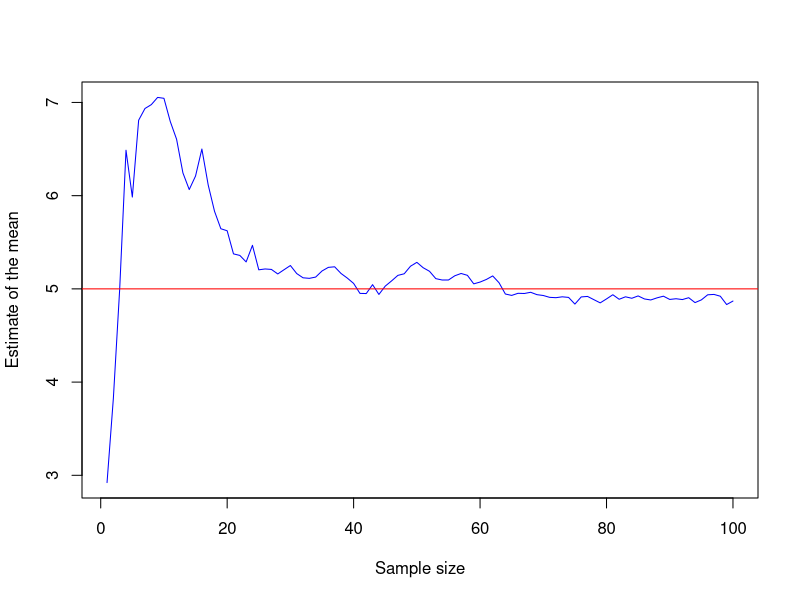
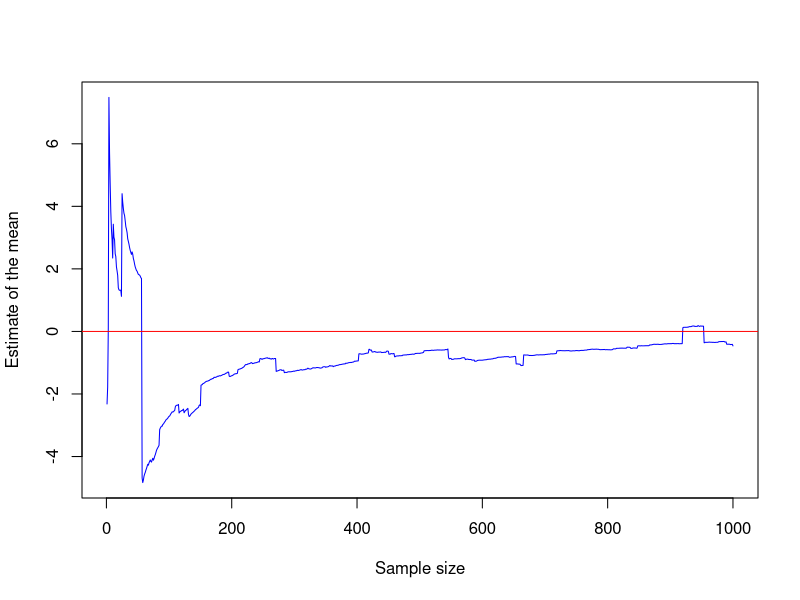
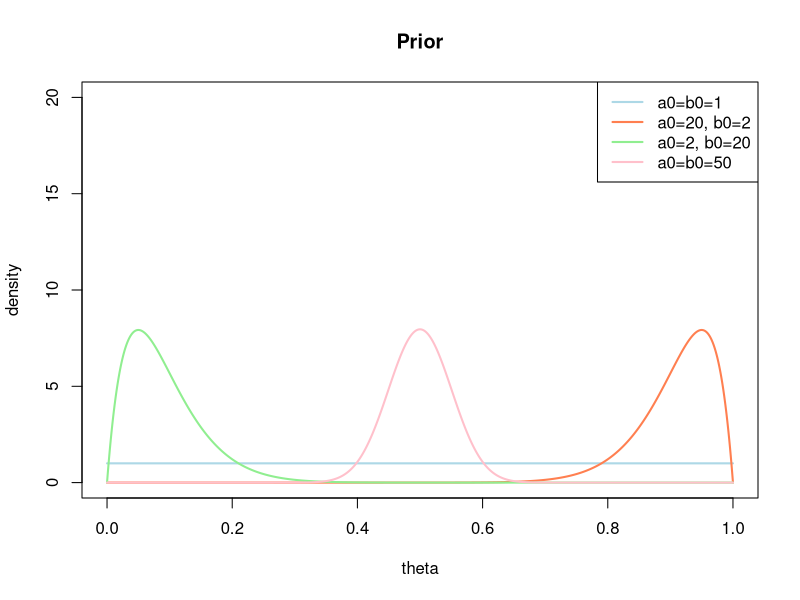
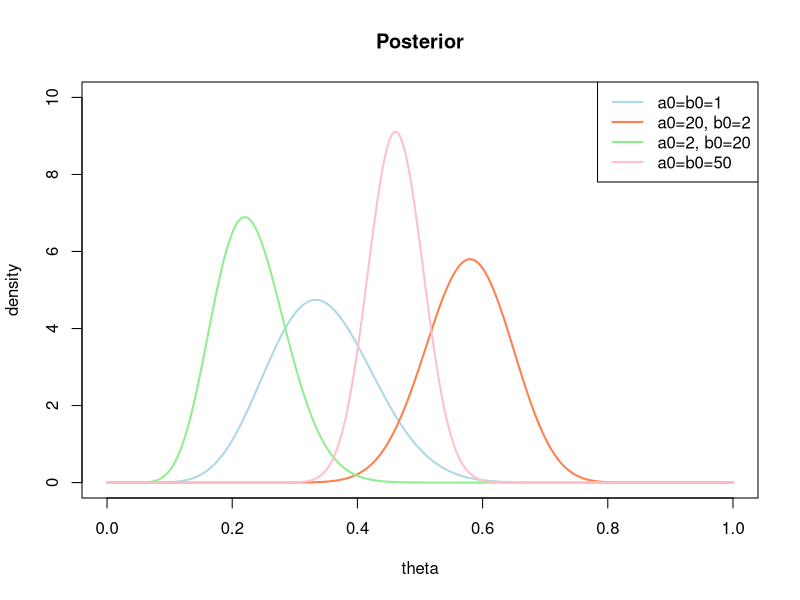
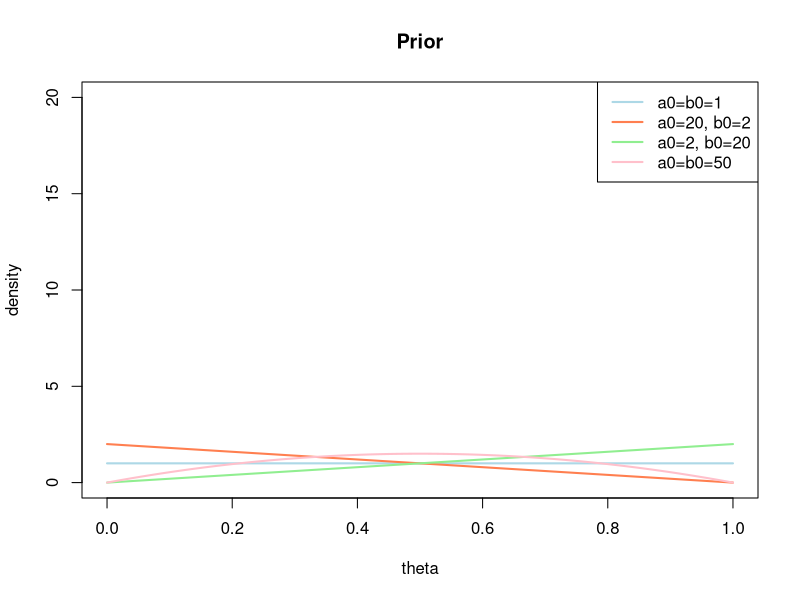
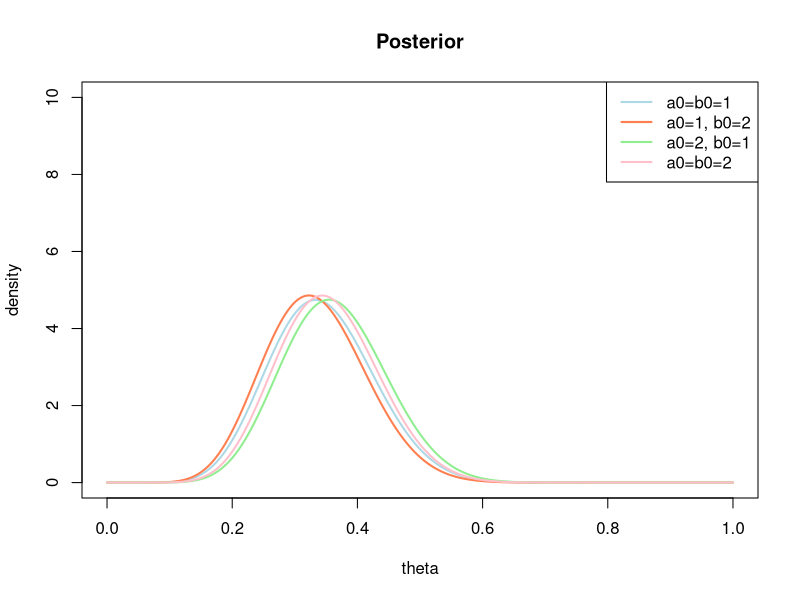
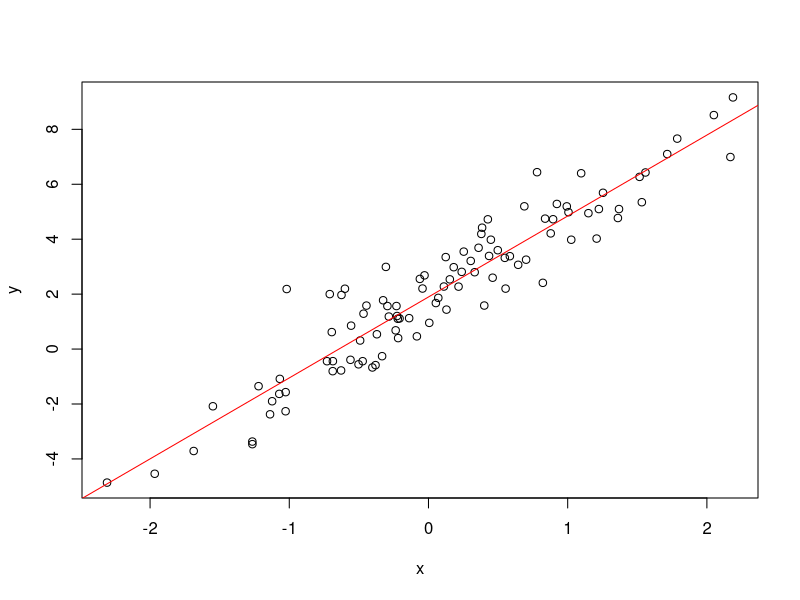
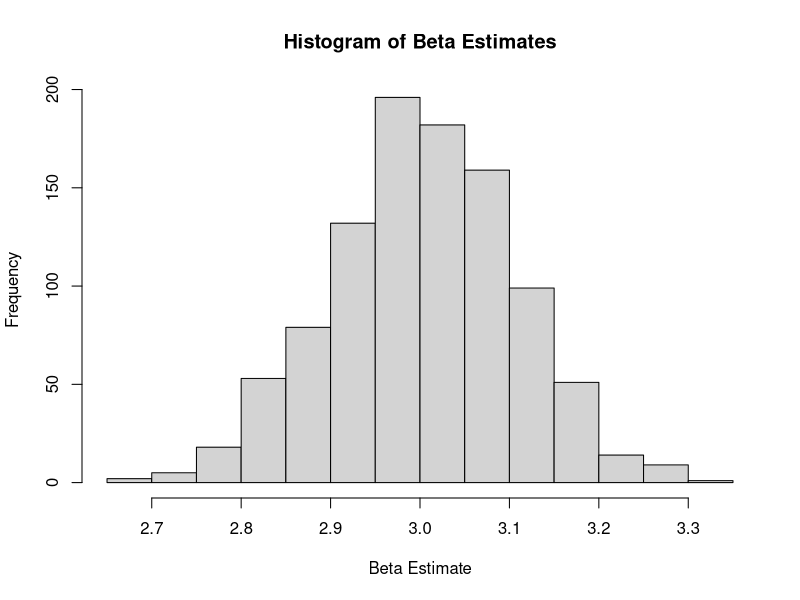

Write R code to recreate these figures, in order.
rm(list = ls())

#question 1

# Define parameters
mu <- 5
sigma <- 3
n <- 100

# Generate data
x <- rnorm(n, mean = mu, sd = sigma)

# Compute estimates of the mean with the first 1, ..., n draws
estimates <- cumsum(x) / seq_along(x)

# Plot estimates
plot(estimates, type = "l", col = "blue", xlab = "Sample size", ylab = "Estimate of the mean")

# Add true mean as a horizontal line
abline(h = mu, col = "red")

# Define parameters

mu <- 0
sigma <- 1
n <- 1000

# Generate two random samples from a standard normal distribution
x <- rnorm(n, mean = mu, sd = sigma)
y <- rnorm(n, mean = mu, sd = sigma)

# Convert the standard normal samples to a Cauchy distribution with scale one
z <- x / y

# Compute estimates of the mean with the first 1, ..., n draws
estimates <- cumsum(z) / seq_along(z)

# Plot estimates
plot(estimates, type = "l", col = "blue", xlab = "Sample size", ylab = "Estimate of the mean")

# Add true mean as a horizontal line
abline(h = mu, col = "red")


#Exercise 2

theta <- seq(0,1,length=1000)
plot(theta, dbeta(theta, 1,1), col="lightblue", lwd=2,
     type="l", ylab="density", xlab="theta", main="Prior", ylim=c(0,20))
lines(theta, dbeta(theta, 20,2), col="coral", lwd=2)
lines(theta, dbeta(theta, 2,20), col="lightgreen", lwd=2)
lines(theta, dbeta(theta, 50,50), col="pink", lwd=2)
legend("topright", c("a0=b0=1", "a0=20, b0=2", "a0=2, b0=20", "a0=b0=50"),
       lwd=c(2,2,2), col=c("lightblue", "coral", "lightgreen", "pink"))


plot(theta, dbeta(theta, 1+10,1+20), type="l", col="lightblue", lwd=2,
     ylab="density", xlab="theta", main="Posterior",ylim=c(0,10))
lines(theta, dbeta(theta, 20+10,2+20), col="coral", lwd=2)
lines(theta, dbeta(theta, 2+10,20+20), col="lightgreen", lwd=2)
lines(theta, dbeta(theta, 50+10,50+20), col="pink", lwd=2)
legend("topright", c("a0=b0=1", "a0=20, b0=2", "a0=2, b0=20", "a0=b0=50"),
       lwd=c(2,2,2), col=c("lightblue", "coral", "lightgreen", "pink"))
theta <- seq(0,1,length=1000)
plot(theta, dbeta(theta, 1,1), col="lightblue", lwd=2,
     type="l", ylab="density", xlab="theta", main="Prior", ylim=c(0,20))
lines(theta, dbeta(theta, 1,2), col="coral", lwd=2)
lines(theta, dbeta(theta, 2,1), col="lightgreen", lwd=2)
lines(theta, dbeta(theta, 2,2), col="pink", lwd=2)
legend("topright", c("a0=b0=1", "a0=20, b0=2", "a0=2, b0=20", "a0=b0=50"),
       lwd=c(2,2,2), col=c("lightblue", "coral", "lightgreen", "pink"))

plot(theta, dbeta(theta, 1+10,1+20), type="l", col="lightblue", lwd=2,
     ylab="density", xlab="theta", main="Posterior",ylim=c(0,10))
lines(theta, dbeta(theta, 1+10,2+20), col="coral", lwd=2)
lines(theta, dbeta(theta, 2+10,1+20), col="lightgreen", lwd=2)
lines(theta, dbeta(theta, 2+10,2+20), col="pink", lwd=2)
legend("topright", c("a0=b0=1", "a0=1, b0=2", "a0=2, b0=1", "a0=b0=2"),
       lwd=c(2,2,2), col=c("lightblue", "coral", "lightgreen", "pink"))



# Question 3

simulate_data <- function(n, k, alpha, beta, sigma) {
  X <- matrix(rnorm(n * k, mean = 0, sd = 1), n, k)
  epsilon <- rnorm(n, mean = 0, sd = sigma)
  y <- alpha + X %*% beta + epsilon
  return(list(X = X, y = y))
}

set.seed(123)

# Creating function
sim_linear_model_1 <- function(n, k, alpha, beta, sigma) {
  X <- matrix(rnorm(n * k, mean = 0, sd = 1), n, k)
  x <- X[,1]
  epsilon <- rnorm(n, mean = 0, sd = sigma)
  y <- alpha + X %*% beta + epsilon
  return(list(x = x, y = y))
  
}

# Create scatterplot with regression line
sim_data_1 <- sim_linear_model_1(n = 100, k = 1, alpha = 2, beta = 3, sigma = 1)
plot(sim_data_1$x, sim_data_1$y, xlab = "x", ylab = "y")
abline(lm(y ~ x, data = sim_data_1), col = "red")

# Define numbers of simulations

n_sims <- 1000

# Create an empty vector to store the estimated slope coefficients
beta_lse <- numeric(n_sims)

# Loop through the simulations
for (i in 1:n_sims) {
  # Simulate the data
  sim_data_1 <- sim_linear_model_1(n = 100, k = 1, alpha = 2, beta = 3, sigma = 1)
  
  # Estimate the slope coefficient using linear regression
  fit <- lm(sim_data_1$y ~ sim_data_1$x)
  beta_lse[i] <- coef(fit)[2]
}

# Creating histogram
hist(beta_lse, main = "Histogram of Beta Estimates", xlab = "Beta Estimate")

library(MASS)  # for the mvrnorm function

# Define function to simulate data
sim_linear_model_prior <- function(n, k, alpha, beta_prior_mean, beta_prior_sd, sigma) {
  X <- matrix(rnorm(n * k, mean = 0, sd = 1), n, k)
  beta <- rnorm(k, mean = beta_prior_mean, sd = beta_prior_sd)
  epsilon <- rnorm(n, mean = 0, sd = sigma)
  y <- alpha + X %*% beta + epsilon
  return(list(X = X, y = y))
}

# Set seed for reproducibility
set.seed(123)

# Set prior parameters mu_0 and sigma_0
mu_0 <- 1
sigma_0 <- 2

# Compute posterior for n = 50, 100, and 200
for (n in c(50, 100, 200)) {
  
  # Simulate data using sim_linear_model_prior()
  k <- 1
  alpha <- 0
  beta_prior_mean <- 0
  beta_prior_sd <- 1
  sigma <- 1
  
  sim_data <- sim_linear_model_prior(n, k, alpha, beta_prior_mean, beta_prior_sd, sigma)
  X <- sim_data$X
  y <- sim_data$y
  
  # Compute posterior parameters
  sigma_n <- solve(sigma_0^(-1) + t(X) %*% X)
  mu_n <- sigma_n %*% (sigma_0^(-1) * mu_0 + t(X) %*% y)
  
  # Plot posterior density
  x_grid <- seq(-5, 5, length.out = 1000)
  post_dens <- dnorm(x_grid, mean = mu_n, sd = sqrt(sigma_n))
  plot(x_grid, post_dens, type = "l", lwd = 2, main = paste0("Posterior Density (n = ", n, ")"))
  
}

#Question 4

n <- 10000
set.seed(202020)
prior1 <- rnorm(n)
prior2 <- rnorm(n,mean=2,sd=1/2)

par(mfrow=c(1,2))
hist(prior1,xlab="First Prior",col="lightblue",main="N(0,1)")
hist(prior2,xlab="Second Prior",col="coral",main="N(2,0.5)")


set.seed(1234)
prior1 <- rgamma(10000,shape=0.5,rate=0.01)
prior2 <- rgamma(10000,shape=0.5,rate=1)
prior3 <- rgamma(10000,shape=0.5,rate=100)

plot(density(prior1),col="lightblue",xlim=c(0,250),lwd=2,main="Prior Density")
lines(density(prior2), col = "coral",lwd=2)
lines(density(prior3), col = "lightgreen",lwd=2)
legend("topright", c("n=0.01", "n=1", "n=100"),
       col =c("lightblue","coral","lightgreen"), lwd=2)



# Set the number of simulations
n_sim <- 10000

# Choose a suitable prior distribution for 𝜂
eta <- rgamma(n_sim, shape = 5 , rate = 5)

# Simulate draws from the prior distribution of 𝜎^2|𝜂 using an inverse-gamma distribution
sigma2 <- 1/rgamma(n_sim, shape = 0.5, rate = eta)

# Visualize the prior distribution of 𝜎^2|𝜂
hist(sigma2, main = "Prior distribution of sigma^2|eta", xlab = "sigma^2")
plot(density(sigma2), main = "Prior distribution of sigma^2|eta", xlab = "sigma^2")
